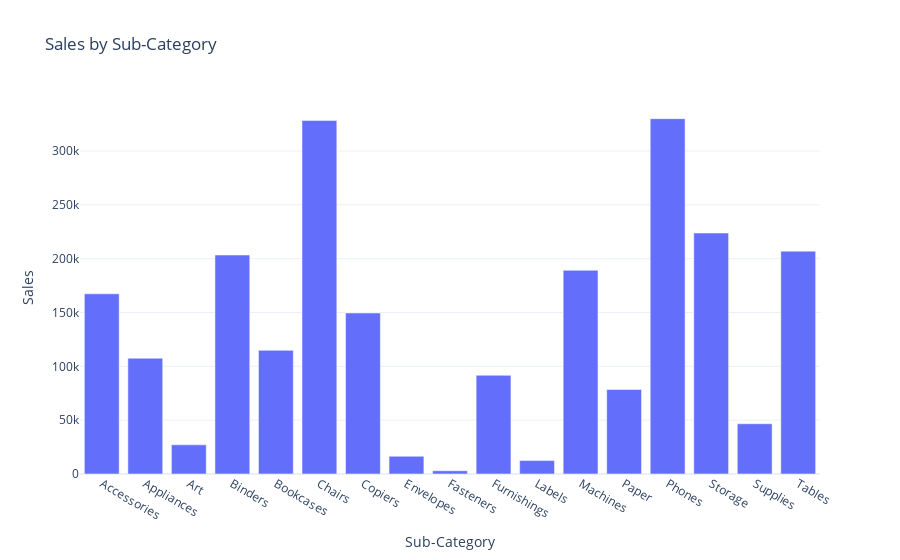

Source (notebook cell):
### Code cell
sales_by_subcategory = data.groupby('Sub-Category')['Sales'].sum().reset_index()
fig = px.bar(sales_by_subcategory, 
             x='Sub-Category', 
             y='Sales', 
             title='Sales by Sub-Category')
fig.show()

### Figure 1 — Plotly figure (JSON) as saved in the notebook; plotly's stock layout.template omitted (floating-point values rounded to 4 significant figures)
{"data": [{"alignmentgroup": "True", "hovertemplate": "Sub-Category=%{x}<br>Sales=%{y}<extra></extra>", "legendgroup": "", "marker": {"color": "#636efa", "pattern": {"shape": ""}}, "name": "", "offsetgroup": "", "orientation": "v", "showlegend": false, "textposition": "auto", "type": "bar", "x": ["Accessories", "Appliances", "Art", "Binders", "Bookcases", "Chairs", "Copiers", "Envelopes", "Fasteners", "Furnishings", "Labels", "Machines", "Paper", "Phones", "Storage", "Supplies", "Tables"], "xaxis": "x", "y": [167400.0, 107500.0, 27120.0, 203400.0, 114900.0, 328400.0, 149500.0, 16480.0, 3024.0, 91710.0, 12490.0, 189200.0, 78480.0, 330000.0, 223800.0, 46670.0, 207000.0], "yaxis": "y"}], "layout": {"barmode": "relative", "legend": {"tracegroupgap": 0}, "title": {"text": "Sales by Sub-Category"}, "xaxis": {"anchor": "y", "domain": [0, 1], "title": {"text": "Sub-Category"}}, "yaxis": {"anchor": "x", "domain": [0, 1], "title": {"text": "Sales"}}}}
